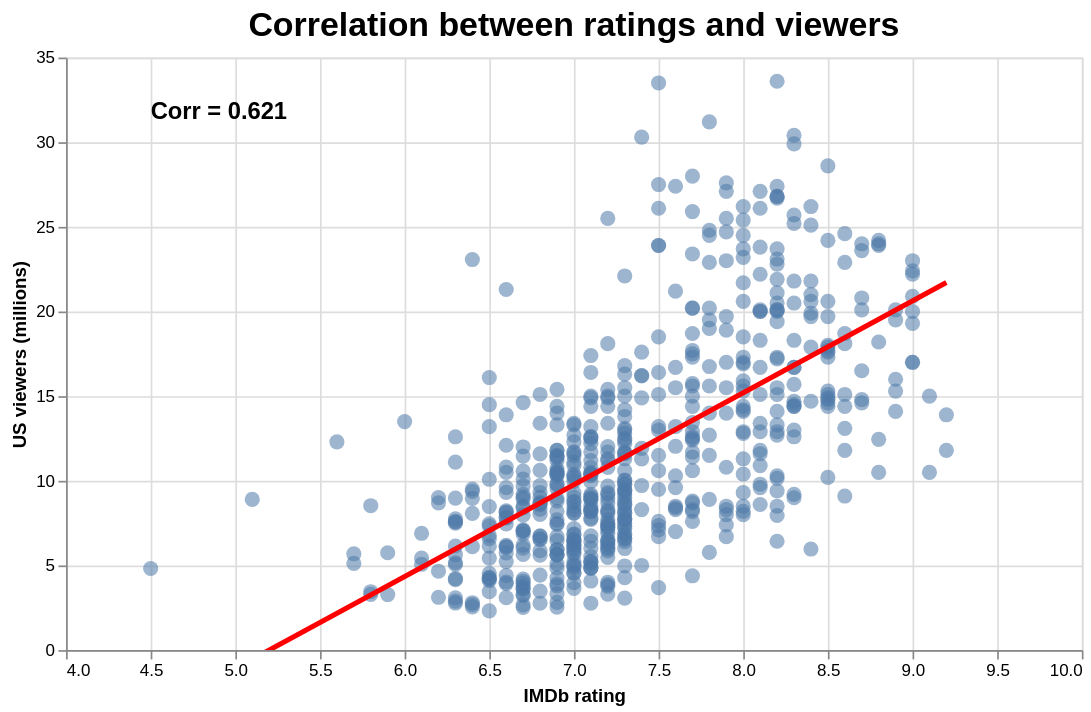

The notebook cell this image was saved under:
### Markdown cell above
## 3. Is there a correlation between the gradings and the viewers?

### Code cell
corr = df["imdb_rating"].corr(df["us_viewers_in_millions"])

chart_3 = alt.Chart(df).mark_circle(size=80, opacity=0.55).encode(
    x=alt.X(
        "imdb_rating:Q",
        title="IMDb rating",
        scale=alt.Scale(domain=[4, 10])
    ),
    y=alt.Y(
        "us_viewers_in_millions:Q",
        title="US viewers (millions)",
        scale=alt.Scale(domainMin=0)
    ),
    tooltip=[
        alt.Tooltip("imdb_rating:Q", title="IMDb rating", format=".1f"),
        alt.Tooltip("us_viewers_in_millions:Q", title="Viewers", format=".2f")
    ]
)

trend = alt.Chart(df).transform_regression(
    "imdb_rating", "us_viewers_in_millions"
).mark_line(size=3, clip=True, color="red").encode(
    x=alt.X("imdb_rating:Q", scale=alt.Scale(domain=[4, 10])),
    y=alt.Y("us_viewers_in_millions:Q", scale=alt.Scale(domainMin=0))
)

corr_text = alt.Chart(
    pd.DataFrame({
        "x": [4.5],
        "y": [32.5],
        "label": [f"Corr = {corr:.3f}"]
    })
).mark_text(
    align="left",
    baseline="top",
    fontSize=14,
    fontWeight="bold"
).encode(
    x="x:Q",
    y="y:Q",
    text="label:N"
)

chart_3 = (chart_3 + trend + corr_text).properties(
    title="Correlation between ratings and viewers",
    width=600,
    height=350
).configure_title(
    fontSize=20
)

chart_3

### Figure 1 — Vega-Lite specification as saved in the notebook (floating-point values rounded to 4 significant figures; data arrays with more than 128 entries replaced by an {"elided": "..."} marker saying what was removed)
{"config": {"view": {"continuousWidth": 300, "continuousHeight": 300}, "title": {"fontSize": 20}}, "layer": [{"mark": {"type": "circle", "opacity": 0.55, "size": 80}, "encoding": {"tooltip": [{"field": "imdb_rating", "format": ".1f", "title": "IMDb rating", "type": "quantitative"}, {"field": "us_viewers_in_millions", "format": ".2f", "title": "Viewers", "type": "quantitative"}], "x": {"field": "imdb_rating", "scale": {"domain": [4, 10]}, "title": "IMDb rating", "type": "quantitative"}, "y": {"field": "us_viewers_in_millions", "scale": {"domainMin": 0}, "title": "US viewers (millions)", "type": "quantitative"}}}, {"mark": {"type": "line", "clip": true, "color": "red", "size": 3}, "encoding": {"x": {"field": "imdb_rating", "scale": {"domain": [4, 10]}, "type": "quantitative"}, "y": {"field": "us_viewers_in_millions", "scale": {"domainMin": 0}, "type": "quantitative"}}, "transform": [{"on": "imdb_rating", "regression": "us_viewers_in_millions"}]}, {"data": {"name": "data-846ece78a7461355799ce89eaf18cb84"}, "mark": {"type": "text", "align": "left", "baseline": "top", "fontSize": 14, "fontWeight": "bold"}, "encoding": {"text": {"field": "label", "type": "nominal"}, "x": {"field": "x", "type": "quantitative"}, "y": {"field": "y", "type": "quantitative"}}}], "data": {"name": "data-4712b483b85fcbe1646d0c5ff69c7dcd"}, "height": 350, "title": "Correlation between ratings and viewers", "width": 600, "$schema": "https://vega.github.io/schema/vega-lite/v5.20.1.json", "datasets": {"data-4712b483b85fcbe1646d0c5ff69c7dcd": {"elided": "596 records"}, "data-846ece78a7461355799ce89eaf18cb84": [{"x": 4.5, "y": 32.5, "label": "Corr = 0.621"}]}}
